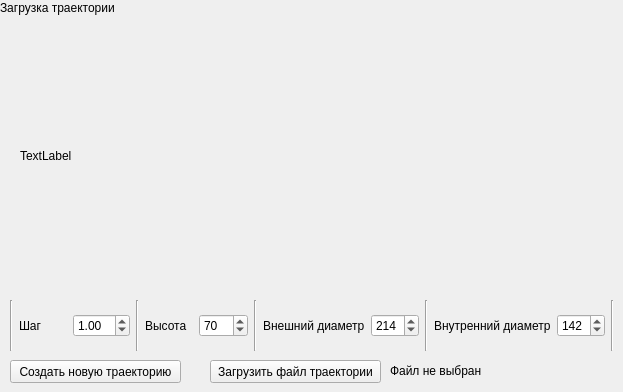
   <widget class="QWidget" name="page_2">
    <widget class="QLabel" name="label_20">
     <property name="geometry">
      <rect>
       <x>0</x>
       <y>0</y>
       <width>191</width>
       <height>16</height>
      </rect>
     </property>
     <property name="text">
      <string>Загрузка траектории</string>
     </property>
    </widget>
    <widget class="QPushButton" name="pushButtonLoadT">
     <property name="geometry">
      <rect>
       <x>210</x>
       <y>360</y>
       <width>171</width>
       <height>23</height>
      </rect>
     </property>
     <property name="text">
      <string>Загрузить файл траектории</string>
     </property>
    </widget>
    <widget class="QWidget" name="horizontalLayoutWidget_2">
     <property name="geometry">
      <rect>
       <x>10</x>
       <y>300</y>
       <width>604</width>
       <height>51</height>
      </rect>
     </property>
     <layout class="QHBoxLayout" name="horizontalLayout_2">
      <item>
       <widget class="Line" name="line_12">
        <property name="orientation">
         <enum>Qt::Vertical</enum>
        </property>
       </widget>
      </item>
      <item>
       <widget class="QLabel" name="label_4">
        <property name="text">
         <string>Шаг</string>
        </property>
       </widget>
      </item>
      <item>
       <widget class="QDoubleSpinBox" name="doubleSpinBoxStepT">
        <property name="minimum">
         <double>0.250000000000000</double>
        </property>
        <property name="maximum">
         <double>10.000000000000000</double>
        </property>
        <property name="singleStep">
         <double>0.250000000000000</double>
        </property>
        <property name="value">
         <double>1.000000000000000</double>
        </property>
       </widget>
      </item>
      <item>
       <widget class="Line" name="line_9">
        <property name="orientation">
         <enum>Qt::Vertical</enum>
        </property>
       </widget>
      </item>
      <item>
       <widget class="QLabel" name="label_5">
        <property name="text">
         <string>Высота</string>
        </property>
       </widget>
      </item>
      <item>
       <widget class="QSpinBox" name="spinBoxHight">
        <property name="minimum">
         <number>1</number>
        </property>
        <property name="maximum">
         <number>300</number>
        </property>
        <property name="value">
         <number>70</number>
        </property>
       </widget>
      </item>
      <item>
       <widget class="Line" name="line_10">
        <property name="orientation">
         <enum>Qt::Vertical</enum>
        </property>
       </widget>
      </item>
      <item>
       <widget class="QLabel" name="label_9">
        <property name="text">
         <string>Внешний диаметр</string>
        </property>
       </widget>
      </item>
      <item>
       <widget class="QSpinBox" name="spinBoxOutD">
        <property name="minimum">
         <number>50</number>
        </property>
        <property name="maximum">
         <number>500</number>
        </property>
        <property name="value">
         <number>214</number>
        </property>
       </widget>
      </item>
      <item>
       <widget class="Line" name="line_11">
        <property name="orientation">
         <enum>Qt::Vertical</enum>
        </property>
       </widget>
      </item>
      <item>
       <widget class="QLabel" name="label_8">
        <property name="text">
         <string>Внутренний диаметр</string>
        </property>
       </widget>
      </item>
      <item>
       <widget class="QSpinBox" name="spinBoxInD">
        <property name="minimum">
         <number>20</number>
        </property>
        <property name="maximum">
         <number>300</number>
        </property>
        <property name="value">
         <number>142</number>
        </property>
       </widget>
      </item>
      <item>
       <widget class="Line" name="line_13">
        <property name="orientation">
         <enum>Qt::Vertical</enum>
        </property>
       </widget>
      </item>
     </layout>
    </widget>
    <widget class="QLabel" name="labelFon">
     <property name="geometry">
      <rect>
       <x>20</x>
       <y>20</y>
       <width>551</width>
       <height>271</height>
      </rect>
     </property>
     <property name="text">
      <string>TextLabel</string>
     </property>
    </widget>
    <widget class="QLabel" name="lTrarName">
     <property name="geometry">
      <rect>
       <x>390</x>
       <y>360</y>
       <width>221</width>
       <height>21</height>
      </rect>
     </property>
     <property name="text">
      <string>Файл не выбран</string>
     </property>
    </widget>
    <widget class="QPushButton" name="pushButtonCreateHub">
     <property name="geometry">
      <rect>
       <x>10</x>
       <y>360</y>
       <width>171</width>
       <height>23</height>
      </rect>
     </property>
     <property name="text">
      <string>Создать новую траекторию</string>
     </property>
    </widget>
   </widget>
